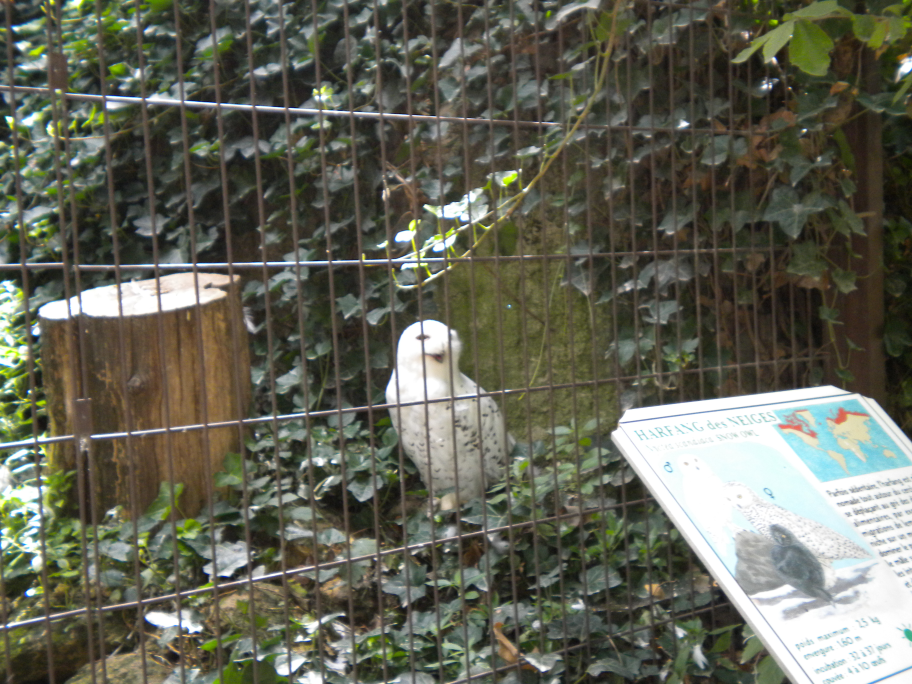
#> input picture code/images/DSCN2366.JPG, 3648 x 2736 px (shown at 1/4 size)
$ python -i detectors.py   (imports and definitions only)
#> lines starting #> are read from the running program, lines starting #| are printed output that depends on the picture; after the words box and inside, x2 and y2 are one past the last pixel; in counts of white or black regions, pixels touching at a corner belong together
### code/utils/tools.py
# -*- coding: utf-8 -*-
"""
Created on Mon Mar 31 18:27:49 2014

@author: Vincent
"""
import numpy as np
import cv2 as cv
from matplotlib import pyplot as plt

def threshold(img, method = 'binary', thres = 127., max_value = 255.):
    if method == 'binary':
        ret,th = cv.threshold(img, thres, max_value, cv.THRESH_BINARY)
    elif method == 'adaptative_mean':
        th = cv.adaptiveThreshold(img, max_value, cv.ADAPTIVE_THRESH_MEAN_C, cv.THRESH_BINARY, 11, 2)
    else:
        th = cv.adaptiveThreshold(img, max_value,cv.ADAPTIVE_THRESH_GAUSSIAN_C, cv.THRESH_BINARY,11,2)
    return th

# [29 lines left out: functions plot_img, blur, spectral_density, hamming_2d_window, not called in this run]

# [20 lines that do not run on import are left out]

### code/utils/detectors.py
# -*- coding: utf-8 -*-
"""
Created on Mon Mar 31 20:14:42 2014

@author: Vincent
"""

import cv2 as cv
import numpy as np
from matplotlib import pyplot as plt
from tools import *

# Canny detector with automatic parameters for the thresholds based on the norm of the Sobel Gradeint
# [21 lines left out: functions Canny_detector, kmeans_color, not called in this run]

# Morphological gradient with a threshold
def morpho_grad(img, thresh_method = 'adaptive_gaussian', kernel = np.ones((5,5),np.uint8)):
    # Morphological Gradient
    gradient = cv.morphologyEx(img, cv.MORPH_GRADIENT, kernel)

    # Morphological gradient threshold
    if thresh_method == 'manual':
        gradth = threshold(gradient,  'binary')
    elif  thresh_method == 'adaptive_mean':
        gradth = threshold(gradient, 'adaptive_mean')
    else:
        gradth = threshold(gradient, 'adaptive_gaussian')
    return 255*np.ones(np.shape(gradth)) - gradth

# Top_hat transformation
# [45 lines left out: functions top_hat, hough_lines, not called in this run]

# [5 lines not run here, left out]

>>> import cv2
>>> picture = cv2.imread('../images/DSCN2366.JPG', cv2.IMREAD_GRAYSCALE)
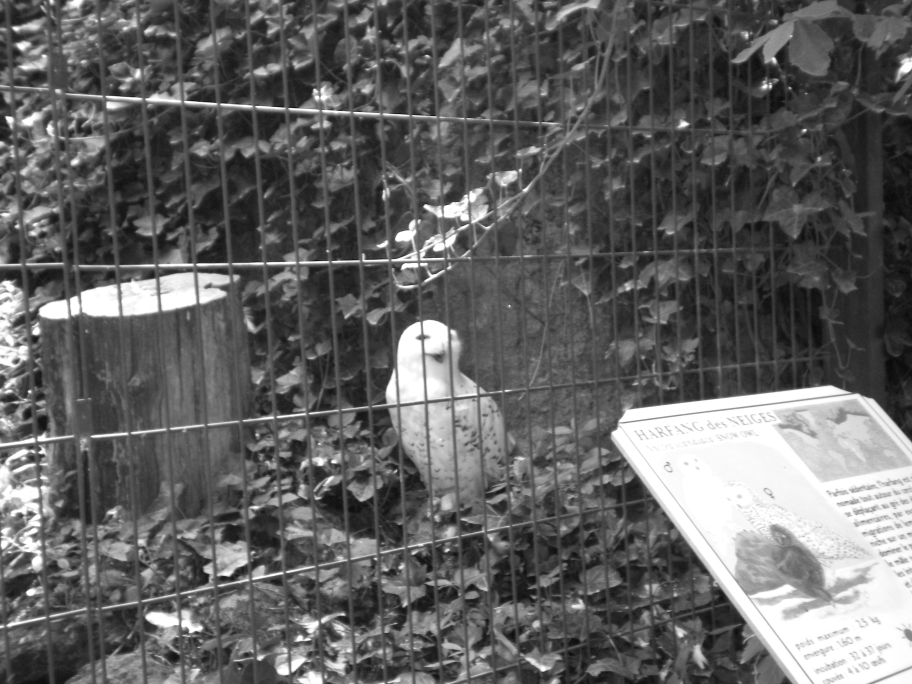
#> picture: shape (2736, 3648) (shown at 1/4 size); min 0, max 255, mean 98.7
>>> result = morpho_grad(picture)
#> in morpho_grad, `gradient = cv.morphologyEx(img, cv.MORPH_GRADIENT, kernel)`:
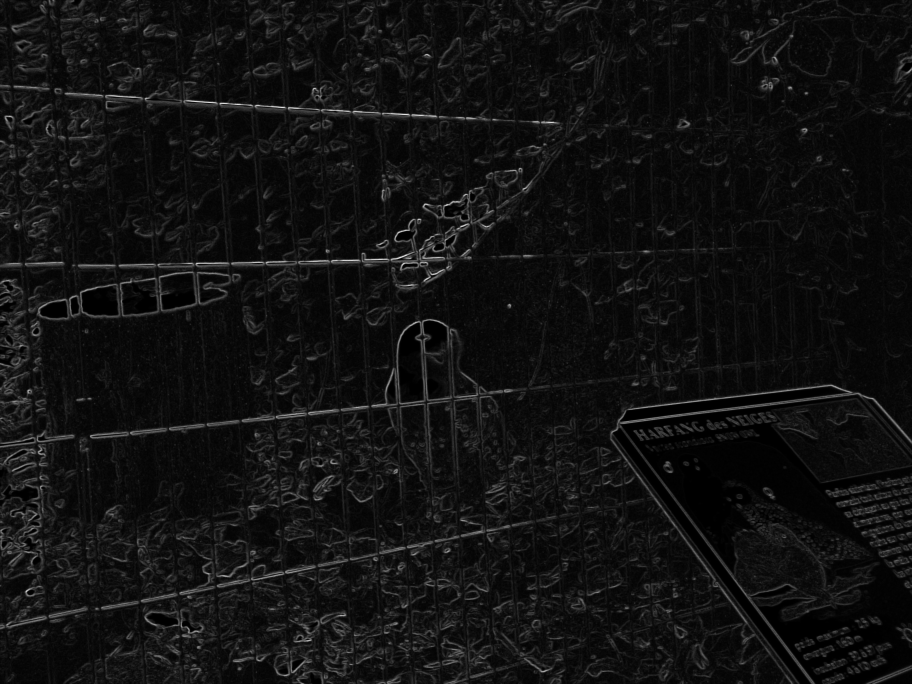
#> gradient: shape (2736, 3648) (shown at 1/4 size); min 0, max 255, mean 17.4
#> in threshold, `th = cv.adaptiveThreshold(img, max_value,cv.ADAPTIVE_THRESH_GAUSSIAN_C..`:
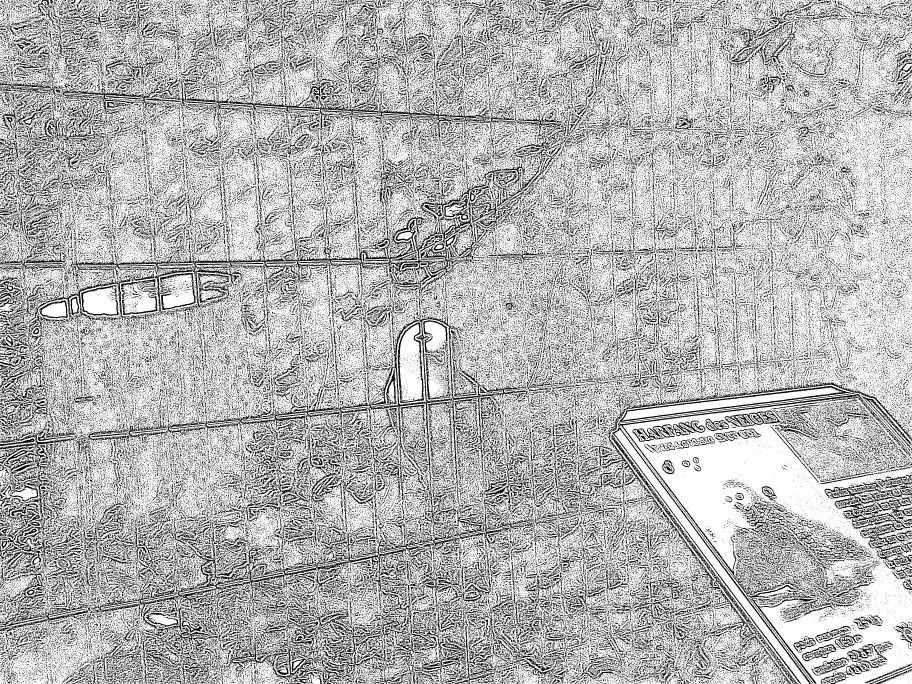
#> th: shape (2736, 3648) (shown at 1/4 size); 71.1% white; black in thin lines or dots
#> in morpho_grad, `return 255*np.ones(np.shape(gradth)) - gradth`: returned value: shape (2736, 3648) float64; 28.9% white in thin lines or dots

$ run again, on code/images/DSCN2368.JPG
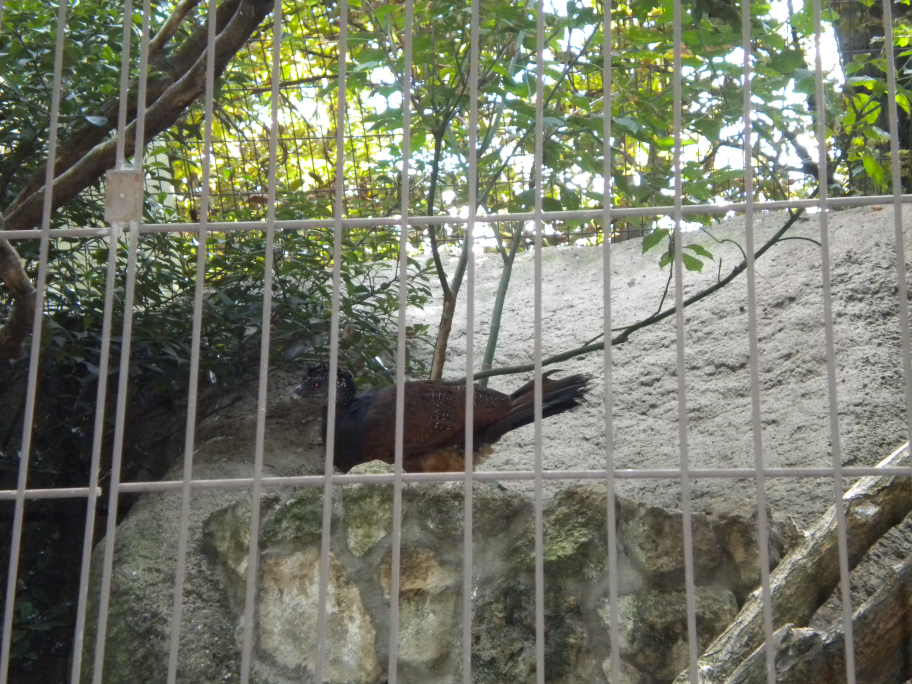
#> input picture code/images/DSCN2368.JPG, 3648 x 2736 px (shown at 1/4 size)
#> in morpho_grad, `gradient = cv.morphologyEx(img, cv.MORPH_GRADIENT, kernel)`:
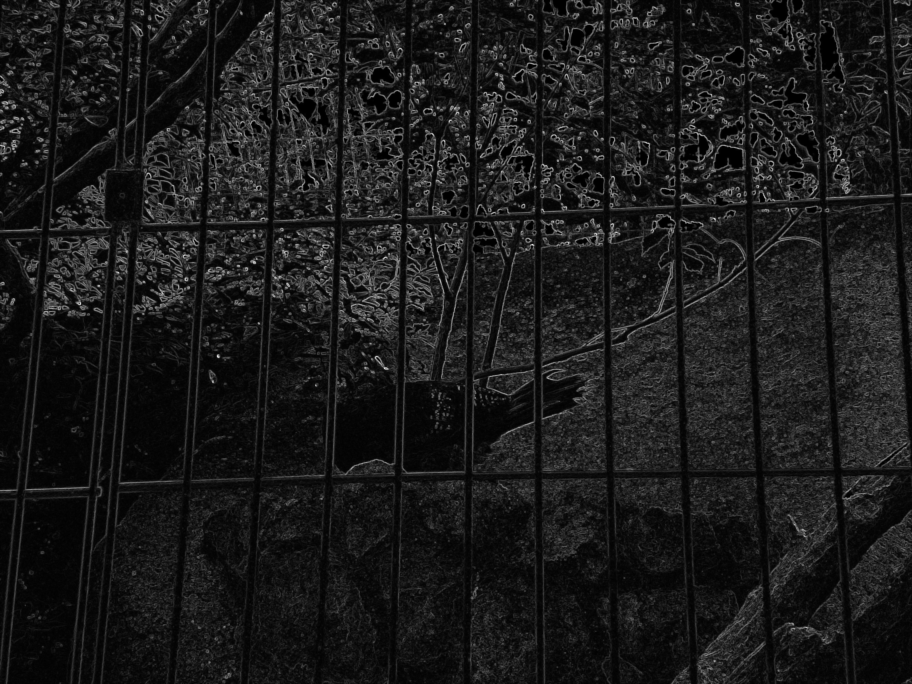
#> gradient: shape (2736, 3648) (shown at 1/4 size); min 0, max 255, mean 26.6
#> in threshold, `th = cv.adaptiveThreshold(img, max_value,cv.ADAPTIVE_THRESH_GAUSSIAN_C..`:
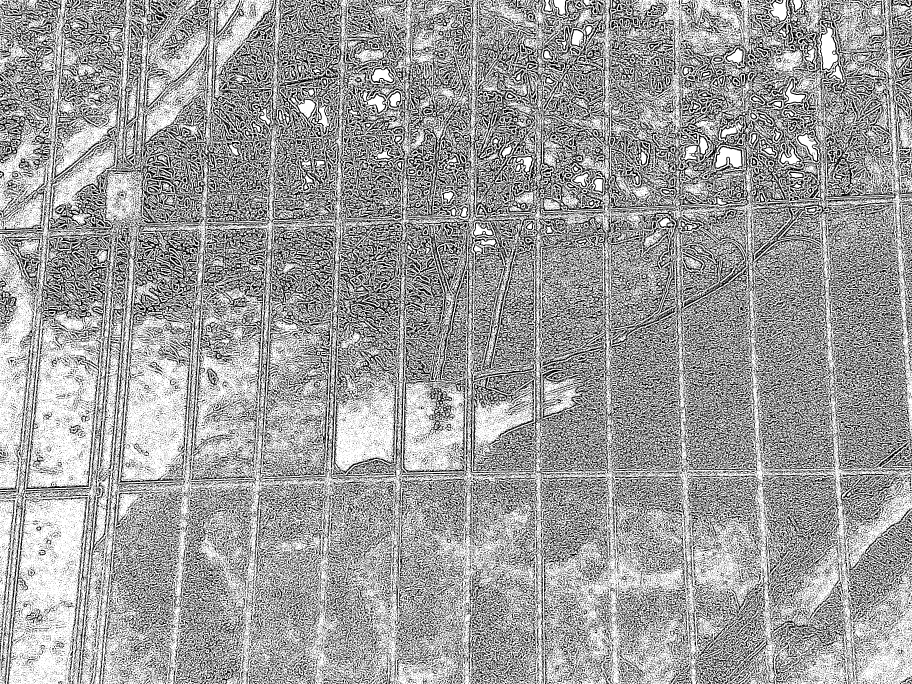
#> th: shape (2736, 3648) (shown at 1/4 size); 62.2% white; 79626 black regions (69131 under 20 px), largest, box (x1, y1, x2, y2) and area: (177, 0, 3648, 1912) 1568499, (2999, 0, 3586, 825) 70424, (3328, 1352, 3647, 1878) 55826

$ run again, on code/images/DSCN2369.JPG
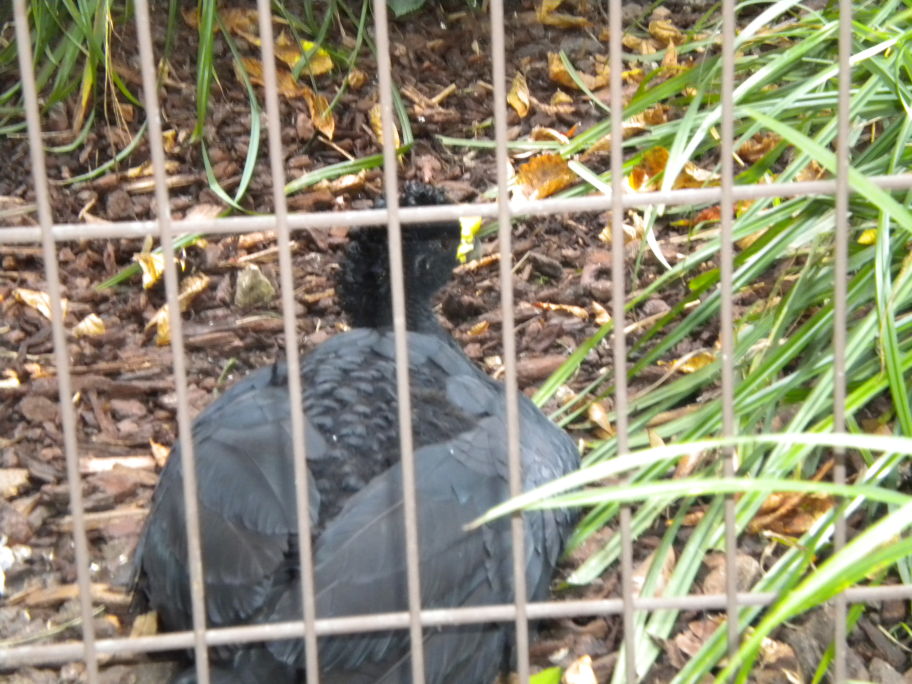
#> input picture code/images/DSCN2369.JPG, 3648 x 2736 px (shown at 1/4 size)
#> in morpho_grad, `gradient = cv.morphologyEx(img, cv.MORPH_GRADIENT, kernel)`:
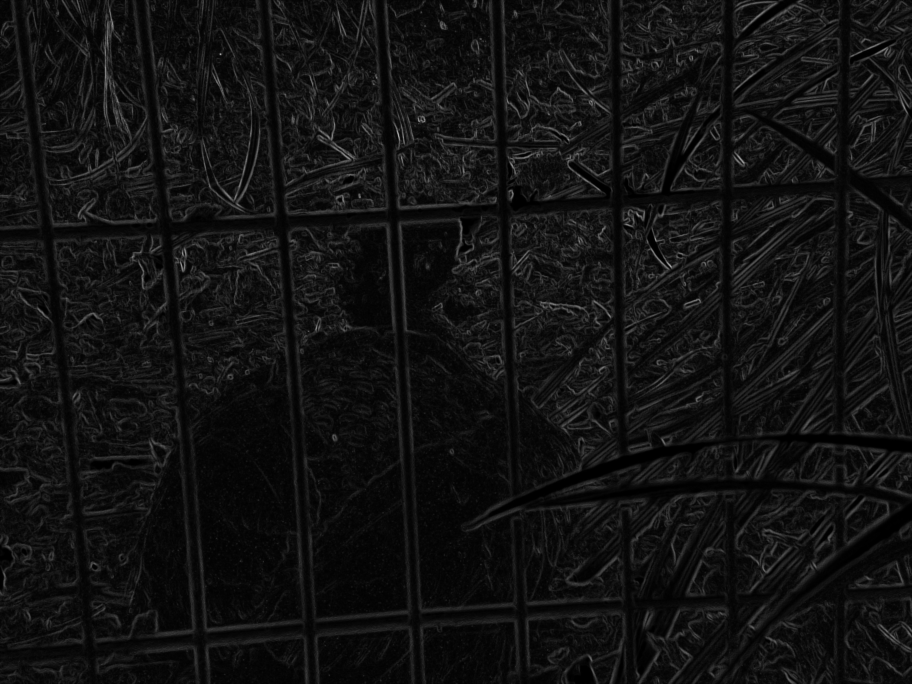
#> gradient: shape (2736, 3648) (shown at 1/4 size); min 0, max 198, mean 17.9
#> in threshold, `th = cv.adaptiveThreshold(img, max_value,cv.ADAPTIVE_THRESH_GAUSSIAN_C..`:
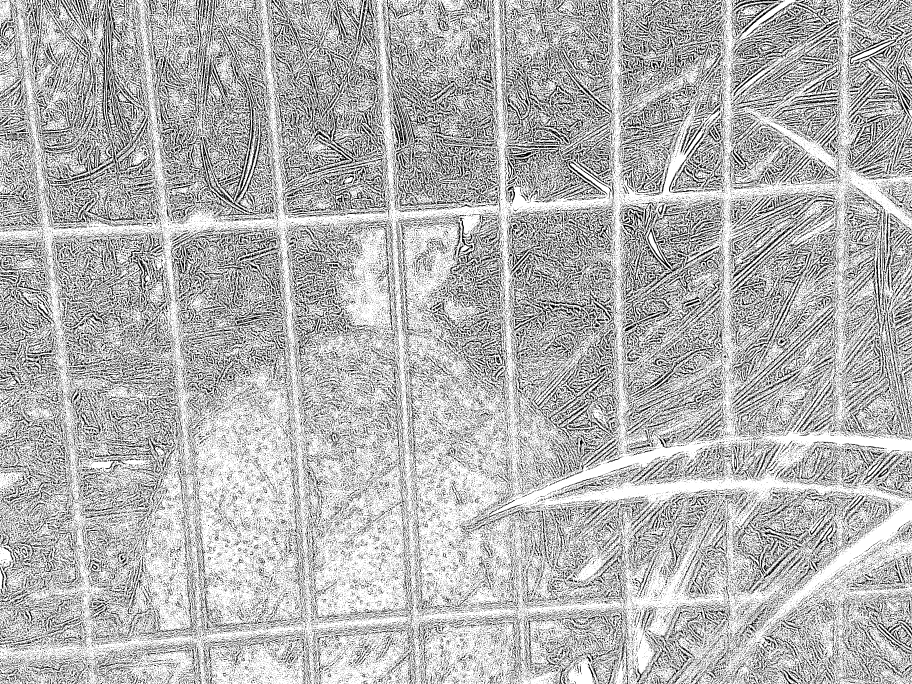
#> th: shape (2736, 3648) (shown at 1/4 size); 71% white; black in thin lines or dots

$ run again, on code/images/DSCN2370.JPG
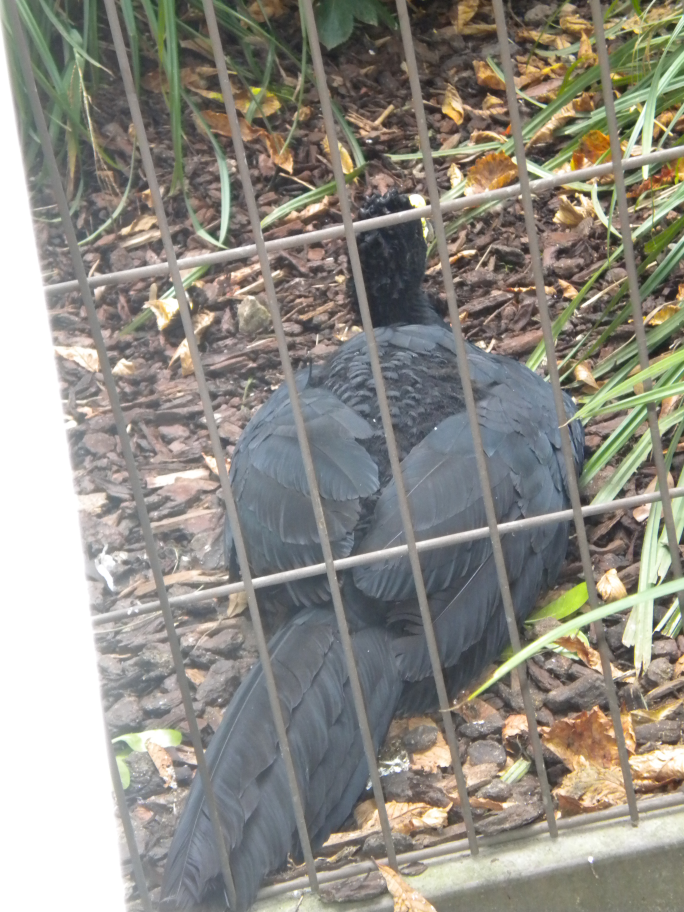
#> input picture code/images/DSCN2370.JPG, 2736 x 3648 px (shown at 1/4 size)
#> in morpho_grad, `gradient = cv.morphologyEx(img, cv.MORPH_GRADIENT, kernel)`:
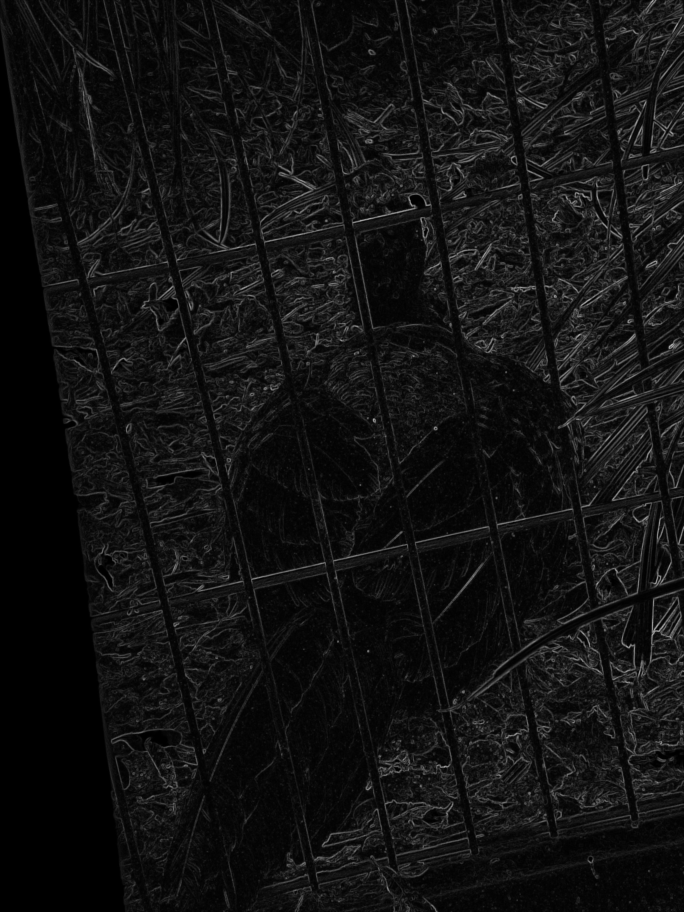
#> gradient: shape (3648, 2736) (shown at 1/4 size); min 0, max 219, mean 18.2
#> in threshold, `th = cv.adaptiveThreshold(img, max_value,cv.ADAPTIVE_THRESH_GAUSSIAN_C..`:
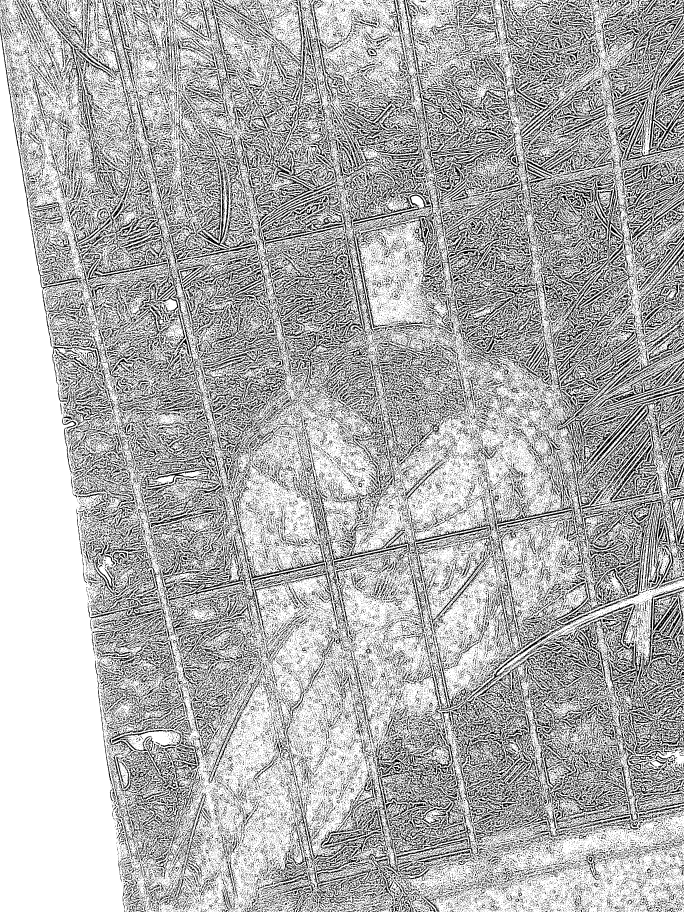
#> th: shape (3648, 2736) (shown at 1/4 size); 69.2% white; 96713 black regions (82898 under 20 px), largest, box (x1, y1, x2, y2) and area: (788, 943, 1470, 1558) 58315, (1491, 2864, 1902, 3528) 52361, (2116, 687, 2504, 1246) 43724
